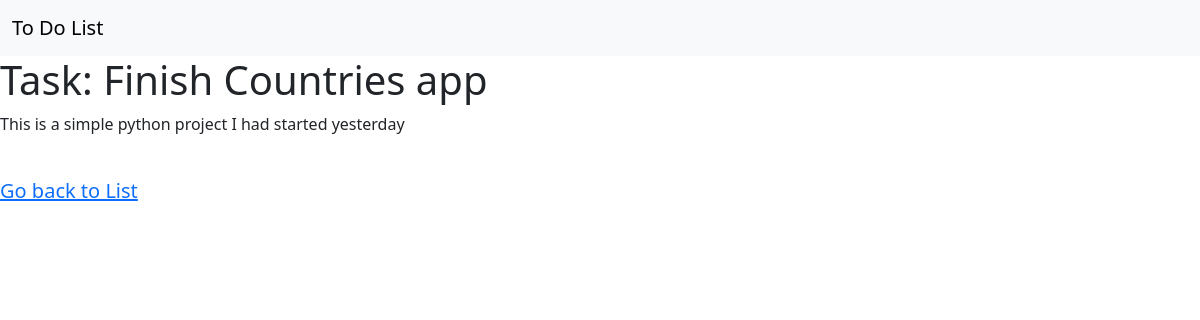
The app's page /task/4 (signed in), older data.
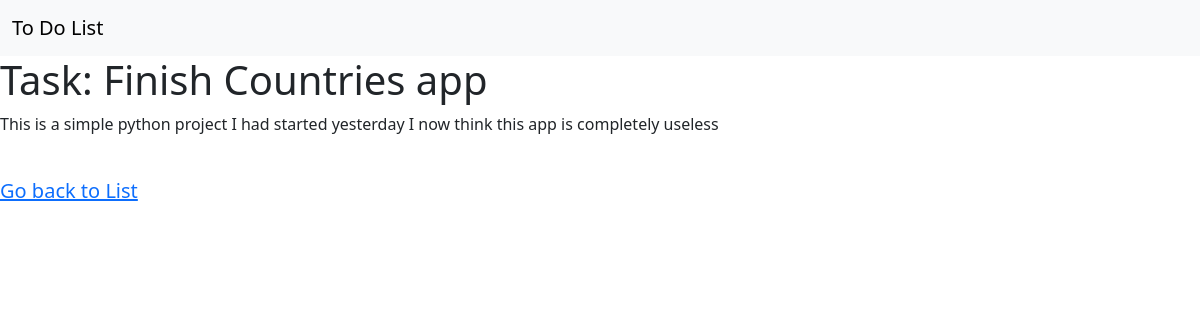
The same page, newer data.
### base/models.py (models this page shows, shortened)
class Task(models.Model):
    user = models.ForeignKey(User, on_delete=models.CASCADE)
    title = models.CharField(max_length=200)
    details = models.TextField(null=True, blank=True)
    complete = models.BooleanField(default=False)
    created = models.DateTimeField(auto_now_add=True)
    class Meta:
        ordering = ['complete', ]

### base/views.py (the view)
# urls.py: path('task/<int:pk>', Detail.as_view(), name='detail'),
class Detail(LoginRequiredMixin, DetailView):
    model = Task
    template_name = 'details.html'
    context_object_name = 'task'

### base/templates/details.html (shortened to what this page needs)
{% extends 'base.html' %}
{% block content %}
<h1>Task: {{ task.title }}</h1>
<p>{{ task.details }}</p>
<br>
<p class="lead">
  <a href="{% url 'list' %}">Go back to List</a>
</p>
{% endblock %}

### base/templates/base.html (shortened to what this page needs)
<!DOCTYPE html>
{% load static %}
<html lang="en">
<head>
    <link href="{% static 'css/bootstrap.min.css' %}" rel="stylesheet">
</head>
<body>
<nav class="navbar navbar-light bg-light">
  <div class="container-fluid">
    <a class="navbar-brand" href="#">
      To Do List
    </a>
  </div>
</nav>
{% block content %}
{% endblock %}
</body>
</html>

Row changes from the older to the newer data that the page shows:
changed Task "Finish Countries app": details "This is a simple python project I had started yesterday" → "This is a simple python project I had started yesterday I now think this app is completely useless"
